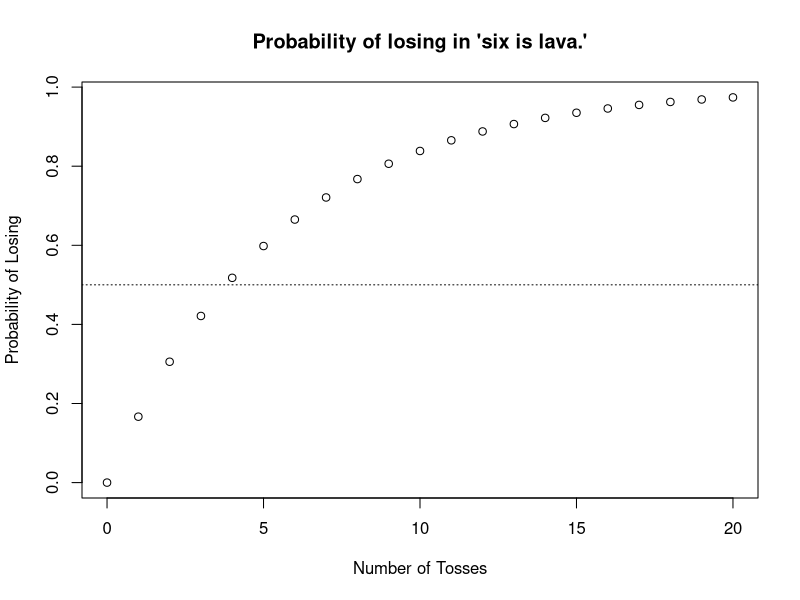

Here is the R script that generated this plot:
## ---- chunk 1
# Define the Sample Space of Rolling a 20 Sided Die
sample_space <- 1:20

# Recall that whenever we wish to perform an experiment in R with
# randomness, we should call set.seed
set.seed(31415)

# The sample function takes three main parameters:
#   x: the sample space
#   size: the number of items to draw
#   replace: a logical (TRUE/FALSE) representing whether the 
#            draws should be with replacement or not.
one_roll <- sample(x = sample_space, size = 1)
ten_rolls_with_replacement <- sample(x = sample_space, 
                                     size = 10, 
                                     replace = TRUE)
ten_rolls_without_replacement <- sample(x = sample_space, 
                                        size = 10, 
                                        replace = FALSE)

one_roll
ten_rolls_with_replacement
ten_rolls_without_replacement
## ---- chunk 2
#| echo: false 

n <- 0:20
probs <- 1 - (5/6)^n

plot(probs ~ n, main = "Probability of losing in 'six is lava.'", xlab = "Number of Tosses", ylab = "Probability of Losing", type = 'p')
abline(h = 0.5, lty = 3)
## ---- chunk 3
#| echo: false
k<- 1:13
flush<-4*factorial(13)/(factorial(k)*factorial(13-k))
straight<-10*4^k
output_str<-paste0("k=", k, " gives ", round(straight/flush, 3), collapse=". ")
